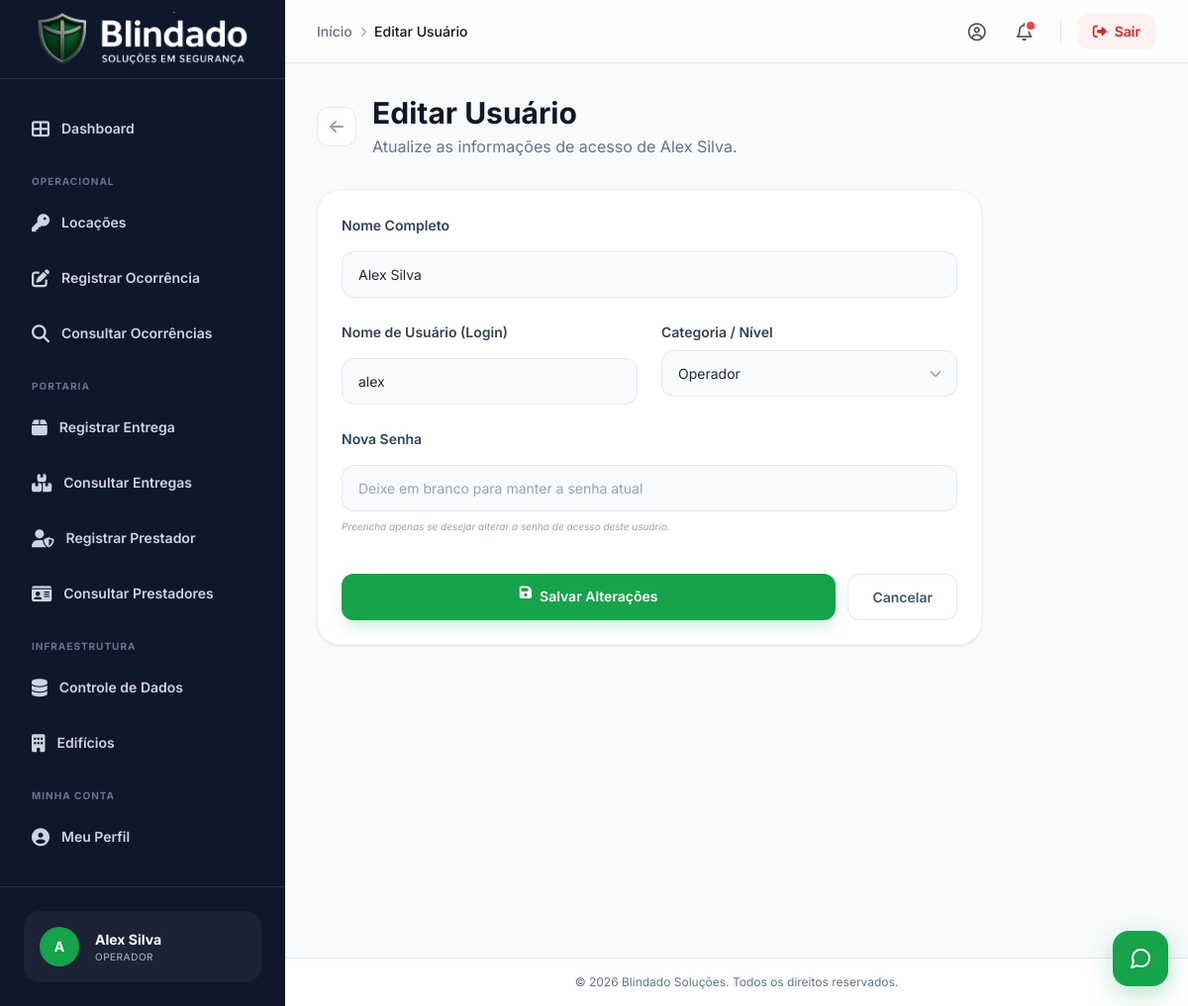
Screenshot of /admin/editar_usuario.php?id=1 (signed in) with the database file from the repository.
### tables this page shows
CREATE TABLE `usuarios` (
  `id` int(11) NOT NULL,
  `nome` varchar(255) NOT NULL,
  `nome_real` varchar(255) DEFAULT NULL,
  `rg` varchar(20) DEFAULT NULL,
  `cpf` varchar(14) DEFAULT NULL,
  `data_admissao` date DEFAULT NULL,
  `numero_cartao` varchar(20) DEFAULT NULL,
  `foto_colaborador` varchar(255) DEFAULT NULL,
  `arquivo_cpf` varchar(255) DEFAULT NULL,
  `arquivo_rg` varchar(255) DEFAULT NULL,
  `categoria` enum('gerente','supervisor','administrativo','operador','colaborador','diretor','tecnico') NOT NULL,
  `funcao_id` int(11) DEFAULT NULL,
  `senha` varchar(255) NOT NULL,
  `status_chat` varchar(20) DEFAULT 'offline',
  `ultimo_acesso` datetime DEFAULT current_timestamp()
);

### admin/editar_usuario.php (the view, shortened to what this page needs)
<?php
require_once 'conexao.php';
$id = filter_input(INPUT_GET, 'id', FILTER_VALIDATE_INT);
$stmt = $conn->prepare("SELECT * FROM usuarios WHERE id = ?");
$stmt->bind_param("i", $id);
$stmt->execute();
$usuario = $stmt->get_result()->fetch_assoc();
?>
<!DOCTYPE html>
<html lang="pt-br" class="h-full bg-slate-50">
<head>
    <script src="https://cdn.tailwindcss.com"></script>
    <link rel="stylesheet" href="https://cdnjs.cloudflare.com/ajax/libs/font-awesome/6.4.0/css/all.min.css">
    <link rel="stylesheet" href="style_modern.css">
</head>
<body class="h-full text-slate-800 antialiased">
    <div class="flex min-h-screen">
        <?php include 'components/sidebar.php'; ?>
        <div class="flex flex-1 flex-col overflow-hidden">
            <?php include 'components/header.php'; ?>
            <main class="flex-1 overflow-y-auto p-4 sm:p-8 custom-scrollbar">
                <div class="mb-8 animate-fade-in">
                    <div class="flex items-center gap-4">
                        <a href="usuarios.php" class="h-10 w-10 flex items-center justify-center rounded-xl bg-white border border-slate-200 text-slate-400 hover:text-primary-600 hover:border-primary-200 transition-all">
                            <i class="fas fa-arrow-left"></i>
                        </a>
                        <div>
                            <h1 class="text-2xl font-bold text-slate-900 sm:text-3xl">Editar Usuário</h1>
                            <p class="mt-1 text-slate-500">Atualize as informações de acesso de <?= htmlspecialchars($usuario['nome_real'] ?: $usuario['nome']) ?>.</p>
                        </div>
                    </div>
                </div>
                <div class="max-w-2xl animate-slide-up">
                    <div class="admin-card">
                        <form method="POST" class="space-y-6">
                            <div class="space-y-2">
                                <label class="form-label">Nome Completo</label>
                                <input type="text" name="nome_real" class="form-input" value="<?= htmlspecialchars($usuario['nome_real'] ?? '') ?>" placeholder="Ex: João Silva">
                            </div>
                            <div class="grid grid-cols-1 gap-6 sm:grid-cols-2">
                                <div class="space-y-2">
                                    <label class="form-label">Nome de Usuário (Login)</label>
                                    <input type="text" name="nome" class="form-input" value="<?= htmlspecialchars($usuario['nome']) ?>" required>
                                </div>
                                <div class="space-y-2">
                                    <label class="form-label">Categoria / Nível</label>
                                    <div class="relative">
                                        <select name="categoria" class="form-input appearance-none pr-10" required>
                                            <option value="operador" <?= $usuario['categoria'] == 'operador' ? 'selected' : '' ?>>Operador</option>
                                        </select>
                                        <div class="absolute inset-y-0 right-0 pr-4 flex items-center pointer-events-none">
                                        </div>
                                    </div>
                                </div>
                            </div>
                            <div class="space-y-2">
                                <label class="form-label">Nova Senha</label>
                                <input type="password" name="senha" class="form-input" placeholder="Deixe em branco para manter a senha atual">
                                <p class="text-[10px] text-slate-400 italic">Preencha apenas se desejar alterar a senha de acesso deste usuário.</p>
                            </div>
                            <div class="pt-4 flex flex-col sm:flex-row gap-3">
                                <button type="submit" class="btn-primary flex-1">
                                    <i class="fas fa-save"></i>
                                    <span>Salvar Alterações</span>
                                </button>
                                <a href="usuarios.php" class="btn-secondary text-center">
                                    <span>Cancelar</span>
                                </a>
                            </div>
                        </form>
                    </div>
                </div>
            </main>
            <footer class="border-t border-slate-200 bg-white p-4 text-center text-xs text-slate-500">
                <p>&copy; <?php echo date('Y'); ?> Blindado Soluções. Todos os direitos reservados.</p>
            </footer>
        </div>
    </div>
    <?php include 'components/footer.php'; ?>
</body>
</html>

### admin/style_modern.css (style rules this page uses)
:root { --primary-50: #f0fdf4; --primary-100: #dcfce7; --primary-200: #bbf7d0; --primary-300: #86efac; --primary-400: #4ade80; --primary-500: #22c55e; --primary-600: #16a34a; --primary-700: #15803d; --primary-800: #166534; --primary-900: #14532d; }
body { font-family: 'Inter', sans-serif; -webkit-font-smoothing: antialiased; -moz-osx-font-smoothing: grayscale; }
.animate-fade-in { animation: fadeIn 0.5s ease-out forwards; }
.animate-slide-up { animation: slideUp 0.5s ease-out forwards; }
.admin-card { border-radius: 1.5rem; background-color: white; padding: 1.5rem; box-shadow: 0 1px 3px 0 rgb(0 0 0 / 0.1); border: 1px solid #f1f5f9; transition: all 0.2s; }
.btn-primary { display: inline-flex; items-center: true; justify-content: center; gap: 0.5rem; border-radius: 0.75rem; background-color: #16a34a; padding: 0.75rem 1.5rem; font-size: 0.875rem; font-weight: 600; color: white; box-shadow: 0 10px 15px -3px rgba(22, 163, 74, 0.2); transition: all 0.2s; }
.btn-secondary { display: inline-flex; items-center: true; justify-content: center; gap: 0.5rem; border-radius: 0.75rem; background-color: white; border: 1px solid #e2e8f0; padding: 0.75rem 1.5rem; font-size: 0.875rem; font-weight: 600; color: #475569; transition: all 0.2s; }
.form-input { width: 100%; border-radius: 0.75rem; border: 1px solid #e2e8f0; background-color: #f8fafc; padding: 0.75rem 1rem; font-size: 0.875rem; transition: all 0.2s; }
.form-label { margin-bottom: 0.5rem; display: block; font-size: 0.875rem; font-weight: 600; color: #334155; }

### rows the page displays
usuarios: nome_real "Alex Silva", nome "alex", categoria "Operador"

### other values shown
$avatar_letter "A"
$usuario_nome "Alex Silva"
$categoria_label "OPERADOR"
$crumb['label'] "Início"
$crumb['label'] "Editar Usuário"
